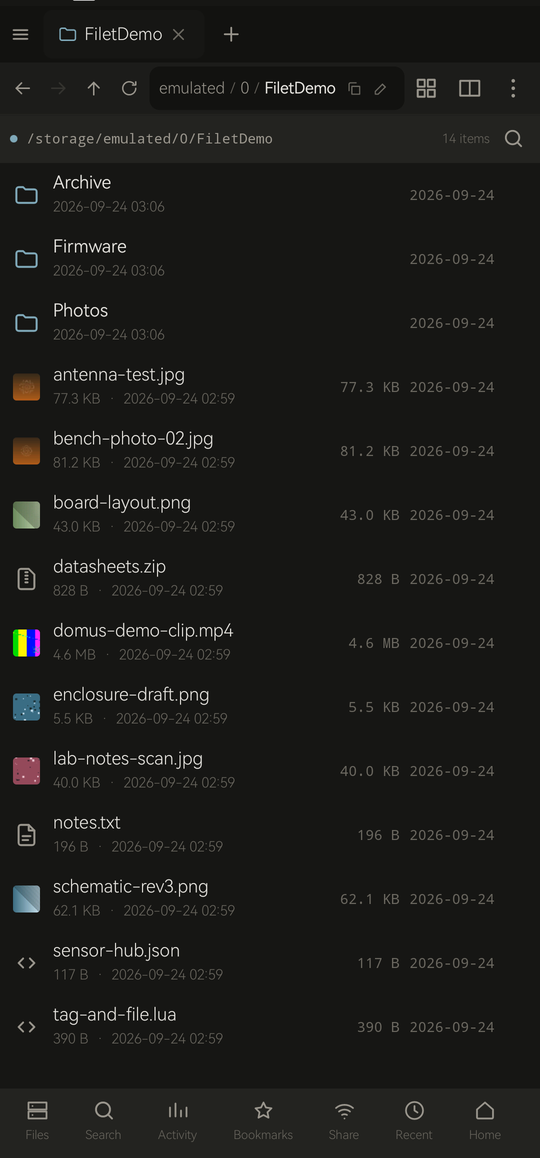
#> input picture docs/screenshots/02-browse.png, 540 x 1158 px
$ python make-glimpse.py
#> lines starting #> are read from the running program, lines starting #| are printed output that depends on the picture; after the words box and inside, x2 and y2 are one past the last pixel; in counts of white or black regions, pixels touching at a corner belong together
#!/usr/bin/env python
"""
Compose the README's banner out of the screenshots in docs/screenshots.

## Why this is a tool and not a one-off

The glimpse strip went stale and stayed stale for several rounds. `check-glimpse` reported it
every time and it was skipped every time, because fixing it meant re-shooting the screens AND
then rebuilding a hand-assembled image - and the second half is the part that quietly made the
first half not worth starting. A strip nobody can rebuild in one command is a strip that goes
stale again the week after it is made.

So: re-shoot into `docs/screenshots/`, run this, commit. `check-glimpse` refuses a banner that
is older than a screenshot it was built from, so the second step cannot be forgotten.

    python tools/make-glimpse.py

## What it draws

A wide hero in the app's own dark palette: the mark and the promise on the left, five phone
frames arced across the right. Straight frames rather than rotated ones - a tilted screenshot
reads as a stock template, and the content is the thing being sold.

Everything is derived from `SHOTS` below. Adding a screen is one line there.
"""
import math
import os
import sys
from PIL import Image, ImageDraw, ImageFilter, ImageFont

ROOT = os.path.dirname(os.path.dirname(os.path.abspath(__file__)))
SHOTS_DIR = os.path.join(ROOT, "docs", "screenshots")
ICON = os.path.join(ROOT, "docs", "icon.png")
OUT = os.path.join(ROOT, "docs", "glimpse.png")

# The app's own dark palette, from ui/theme/Slate.kt. Kept in sync by hand and asserted
# against that file below, because a banner in the wrong colours is worse than no banner.
BG = (0x16, 0x16, 0x14)
SURFACE = (0x1C, 0x1C, 0x1A)
LINE = (0x2E, 0x2E, 0x2A)
FG = (0xE8, 0xE6, 0xE1)
FG2 = (0x9A, 0x96, 0x8D)
FG3 = (0x6B, 0x68, 0x60)
ACCENT = (0x7F, 0xA8, 0xB8)
ACCENT_DIM = (0x31, 0x43, 0x4B)

W, H = 2560, 1200

#: The screens the banner shows, in the order they are arced.
#:
#: Three, not five. A banner is read at about a third of its own width once a README scales it
#: to the column, and at that size the words have to be big - which means the fan has to leave
#: room for them. Two more phones mostly hidden behind the others bought nothing and cost the
#: text the space it needed to be legible.
SHOTS = [
    "02-browse.png",
    "01-home.png",
    "10-metadata.png",
]

#: The four pillars, named, each with the thing that makes it true.
#:
#: The same four the repository description names and in the same order, so the banner and the
#: About field are one message rather than two. The word on the left is the claim; the line
#: beside it is what a reader can go and check, which is the only reason the claim is allowed
#: to be an abstract noun at all.
#: Ordered long, short, long, short so the left column alternates instead of stacking its two
#: eleven-letter words on top of each other - and, read down, it is also the order the work
#: happens in: find it, do something to it, whatever it turns out to be, send it on.
#:
#: Every proof is one verb phrase of about the same length. They were four different shapes
#: before - a noun triplet, a noun phrase, two verbs, a preposition - which is why the right
#: column read as four unrelated sentences rather than as a set.
PILLARS = [
    ("Convenience", "search the whole device in milliseconds"),
    ("Power", "edit inside archives, APKs and dex"),
    ("Versatility", "open any archive, any drive, any format"),
    ("Sharing", "send to any browser, nothing installed"),
]

#: Rings and arrows drawn onto a copy of a single screenshot, for the detail strip.
#:
#: **Not onto the banner.** A banner points at nothing: it is the first thing anybody sees and
#: its job is to look like the product, not to teach. Annotation belongs on the shots further
#: down, where somebody is already reading and a pointer answers a question they now have.
#:
#: Each box is in fractions of the SCREENSHOT rather than in pixels, so it survives the shot
#: being re-taken at another size.
CALLOUTS = {
    "01-home.png": [
        {
            "box": (0.512, 0.286, 0.964, 0.395),
            "label": "your PC, mounted as a drive",
            "side": "left",
        },
    ],
}

#: The category, said small, because the headline below no longer says it.
#:
#: A flagship page states what the thing IS in an eyebrow and spends the headline on what it
#: does for you. Dropping the eyebrow and letting the headline carry both is what produced "A
#: file manager that does real work" - a sentence that names the category twice over and
#: promises nothing a competitor would not also claim.
EYEBROW = "ANDROID FILE MANAGER"

#: The four pillars, named, each with the thing that makes it true.
#:
#: The same four the repository description names and in the same order, so the banner and the
#: About field are one message rather than two. The word on the left is the claim; the line
#: beside it is what a reader can go and check, which is the only reason the claim is allowed
#: to be an abstract noun at all.
#: Ordered long, short, long, short so the left column alternates instead of stacking its two
#: eleven-letter words on top of each other - and, read down, it is also the order the work
#: happens in: find it, do something to it, whatever it turns out to be, send it on.
#:
#: Every proof is one verb phrase of about the same length. They were four different shapes
#: before - a noun triplet, a noun phrase, two verbs, a preposition - which is why the right
#: column read as four unrelated sentences rather than as a set.
PILLARS = [
    ("Convenience", "search the whole device in milliseconds"),
    ("Power", "edit inside archives, APKs and dex"),
    ("Versatility", "open any archive, any drive, any format"),
    ("Sharing", "send to any browser, nothing installed"),
]

#: Rings and arrows drawn onto a copy of a single screenshot, for the detail strip.
#:
#: **Not onto the banner.** A banner points at nothing: it is the first thing anybody sees and
#: its job is to look like the product, not to teach. Annotation belongs on the shots further
#: down, where somebody is already reading and a pointer answers a question they now have.
#:
#: Each box is in fractions of the SCREENSHOT rather than in pixels, so it survives the shot
#: being re-taken at another size.
CALLOUTS = {
    "01-home.png": [
        {
            "box": (0.512, 0.286, 0.964, 0.395),
            "label": "your PC, mounted as a drive",
            "side": "left",
        },
    ],
}

#: The category, said small, because the headline below no longer says it.
#:
#: A flagship page states what the thing IS in an eyebrow and spends the headline on what it
#: does for you. Dropping the eyebrow and letting the headline carry both is what produced "A
#: file manager that does real work" - a sentence that names the category twice over and
#: promises nothing a competitor would not also claim.
EYEBROW = "ANDROID FILE MANAGER"

#: The headline: four verbs, which are the four things anybody does to a file.
#:
#: They are the same four the repository description names, in the same order - find, open,
#: change, send - so the promise and the proof underneath it line up one to one.
#:
#: No comparison in it, deliberately. Two earlier versions defined the app against a laptop
#: ("without reaching for a PC"), and a product that introduces itself by naming what it is not
#: has conceded the frame before it has said what it does.
TAGLINE = [
    "Find it. Open it.",
    "Change it. Send it.",
]

FONTS = os.path.join(
    os.environ.get("LOCALAPPDATA", ""), "Microsoft", "Windows", "Fonts"
)


#: Family and weight to the file that actually holds it.
#:
#: These are static instances, not variable fonts - asking one to set a weight axis raises and
#: the earlier version swallowed that, so every line on the banner rendered in Regular however
#: heavy it asked to be. A headline in the body weight is most of what made the type look
#: cheap, and it was invisible because the code said SemiBold.
FACES = {
    ("Fraunces", "Regular"): "Fraunces-0.ttf",
    ("Fraunces", "Bold"): "Fraunces-1.ttf",
    ("Fraunces", "Black"): "Fraunces-2.ttf",
    ("Inter", "Regular"): "Inter-0.ttf",
    ("Inter", "SemiBold"): "Inter-1.ttf",
    ("Inter", "ExtraBold"): "Inter-2.ttf",
    ("Inter", "Black"): "Inter-3.ttf",
}


def font(family, size, weight="Regular"):
    """Load one face. An unknown family or weight is a mistake worth stopping on, not guessing."""
    name = FACES.get((family, weight))
    if name is None:
        sys.exit("no face for %s %s - see FACES" % (family, weight))
    for folder in (FONTS, r"C:\Windows\Fonts"):
        path = os.path.join(folder, name)
        if os.path.exists(path):
            return ImageFont.truetype(path, size)
    sys.exit("%s is not installed; install it or change FACES" % name)


# [11 lines left out: function spaced, not called in this run]


def rounded_mask(size, radius):
    m = Image.new("L", size, 0)
    ImageDraw.Draw(m).rounded_rectangle([0, 0, size[0] - 1, size[1] - 1], radius, fill=255)
    return m


def shadow(size, radius, blur, spread):
    """A soft drop shadow for a rounded rectangle, as its own RGBA layer."""
    pad = blur * 3
    layer = Image.new("RGBA", (size[0] + pad * 2, size[1] + pad * 2), (0, 0, 0, 0))
    ImageDraw.Draw(layer).rounded_rectangle(
        [pad - spread, pad - spread, pad + size[0] + spread, pad + size[1] + spread],
        radius + spread,
        fill=(0, 0, 0, 165),
    )
    return layer.filter(ImageFilter.GaussianBlur(blur)), pad


def phone(shot_path, height):
    """
    One screenshot in a device frame.

    The frame is a hairline rather than a drawn handset: a fake bezel with a fake notch dates
    the image to whatever phone was current, and the screenshot is what anybody is looking at.
    """
#> called with shot_path = 'docs/screenshots/02-browse.png', height = 880
    shot = Image.open(shot_path).convert("RGB")
#> shot is the input picture: PIL image 540x1158 RGB; mean R, G, B 27.6, 27.5, 25.2
    bezel = max(8, height // 90)
    inner_h = height - bezel * 2
    inner_w = round(shot.width * inner_h / shot.height)
    shot = shot.resize((inner_w, inner_h), Image.LANCZOS)
#> shot: PIL image 402x862 RGB
    w, h = inner_w + bezel * 2, height
    radius = round(height * 0.055)

    frame = Image.new("RGBA", (w, h), (0, 0, 0, 0))
#> frame: PIL image 420x880 RGBA; every value is 0
    draw = ImageDraw.Draw(frame)
    draw.rounded_rectangle([0, 0, w - 1, h - 1], radius, fill=SURFACE + (255,), outline=LINE + (255,), width=2)
    inner_mask = rounded_mask((inner_w, inner_h), max(2, radius - bezel))
#> in rounded_mask, `ImageDraw.Draw(m).rounded_rectangle([0, 0, size[0] - 1, size[1] - 1], ..`:
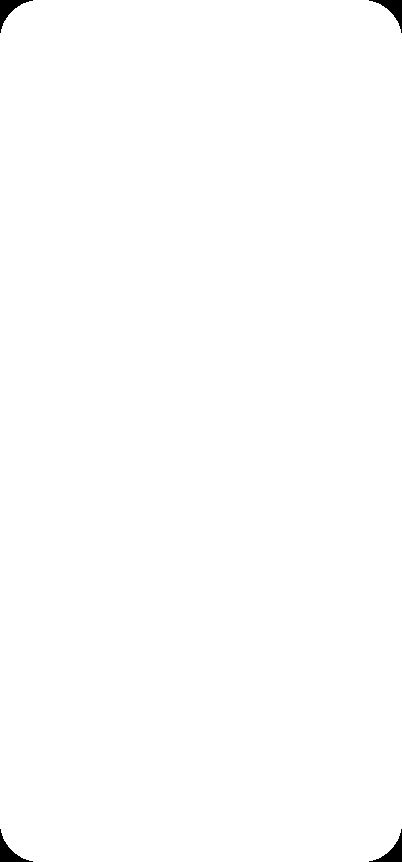
#> m: PIL image 402x862 L; 99.6% white; 4 black regions, box (x1, y1, x2, y2) and area: (0, 0, 33, 33) 338, (369, 0, 402, 33) 338, (0, 829, 33, 862) 338, (369, 829, 402, 862) 338
    frame.paste(shot, (bezel, bezel), inner_mask)
    # A hairline of accent just inside the bezel, which is what stops the screenshot from
    # looking pasted onto a grey rectangle.
    draw.rounded_rectangle(
        [bezel - 1, bezel - 1, w - bezel, h - bezel],
        max(2, radius - bezel) + 1,
        outline=ACCENT_DIM + (170,),
        width=2,
    )
    # A light rim on the outside. Without it a near-black frame on a near-black ground has no
    # edge at all, and five of them overlapping read as one dark smear.
    draw.rounded_rectangle([0, 0, w - 1, h - 1], radius, outline=(0x4A, 0x47, 0x42, 255), width=2)
    return frame


def recede(frame, amount):
    """
    Push a frame back by dimming it toward the ground colour.

    Overlapping frames at identical brightness have no depth order, so the eye reads the pile
    as flat clutter rather than as a fan with a front.
    """
    if amount <= 0:
        return frame
    wash = Image.new("RGBA", frame.size, BG + (round(255 * amount),))
    out = Image.alpha_composite(frame, wash)
    out.putalpha(frame.getchannel("A"))
    return out


# [9 lines left out: function chip, not called in this run]


def glow(size, centre, radius, colour, strength):
    """A soft radial wash, built by blurring a filled circle."""
    layer = Image.new("RGBA", size, (0, 0, 0, 0))
    d = ImageDraw.Draw(layer)
    d.ellipse(
        [centre[0] - radius, centre[1] - radius, centre[0] + radius, centre[1] + radius],
        fill=colour + (strength,),
    )
    return layer.filter(ImageFilter.GaussianBlur(radius // 2))


# [88 lines left out: functions annotate, write_callouts, not called in this run]


def check_palette():
    """
    Assert the colours here are still the app's.

    The banner is a claim about what the app looks like, so it is the same kind of claim as
    anything else in the README and gets the same treatment: checkable, or it drifts.
    """
    slate = os.path.join(
        ROOT, "app", "src", "main", "java", "dev", "niccc2007", "filet", "ui", "theme", "Slate.kt"
    )
    if not os.path.exists(slate):
        return
    src = open(slate, encoding="utf-8").read()
    for name, rgb in (("BgD", BG), ("SurfaceD", SURFACE), ("LineD", LINE),
                      ("FgD", FG), ("AccentD", ACCENT), ("AccentDimD", ACCENT_DIM)):
        want = "val %s = Color(0xFF%02X%02X%02X)" % (name, rgb[0], rgb[1], rgb[2])
        if want not in src:
            sys.exit(
                "The banner's palette has drifted from the app's.\n"
                "  Slate.kt no longer contains: %s\n"
                "  Update the constants at the top of this file to match." % want
            )


def main():
    check_palette()
    missing = [s for s in SHOTS if not os.path.exists(os.path.join(SHOTS_DIR, s))]
    if missing:
        sys.exit("missing screenshots: " + ", ".join(missing))

    img = Image.new("RGB", (W, H), BG)

    # Two washes: one warm low-left so the ground is not flat, one accent behind the phones.
    img.paste(
        Image.alpha_composite(img.convert("RGBA"), glow((W, H), (260, H + 100), 820, (104, 80, 56), 74)).convert("RGB"),
        (0, 0),
    )
    img.paste(
        Image.alpha_composite(img.convert("RGBA"), glow((W, H), (1720, 470), 860, ACCENT, 74)).convert("RGB"),
        (0, 0),
    )

    draw = ImageDraw.Draw(img)

    # ── the phones, arced, outside first so the centre lands on top ───────────────────────
    height = 880
    frames = [phone(os.path.join(SHOTS_DIR, s), height) for s in SHOTS]
#> call 2 of phone, with shot_path = 'docs/screenshots/01-home.png', height = 880
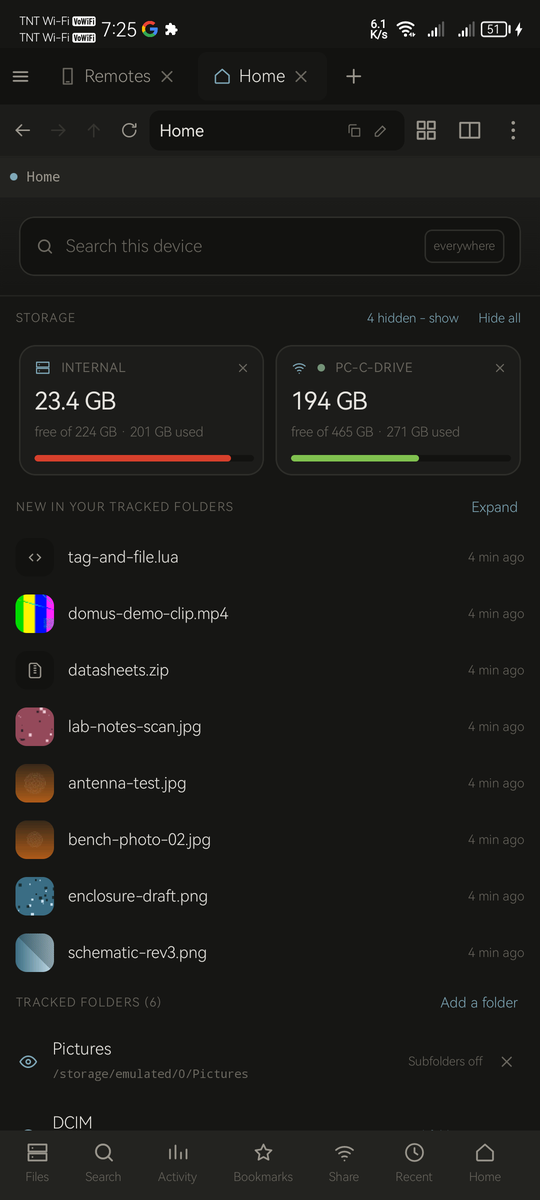
#> input picture docs/screenshots/01-home.png, 540 x 1200 px
#> in phone, shot is the input picture: PIL image 540x1200 RGB; mean R, G, B 28.2, 27.8, 25.4
#> call 3 of phone, with shot_path = 'docs/screenshots/10-metadata.png', height = 880
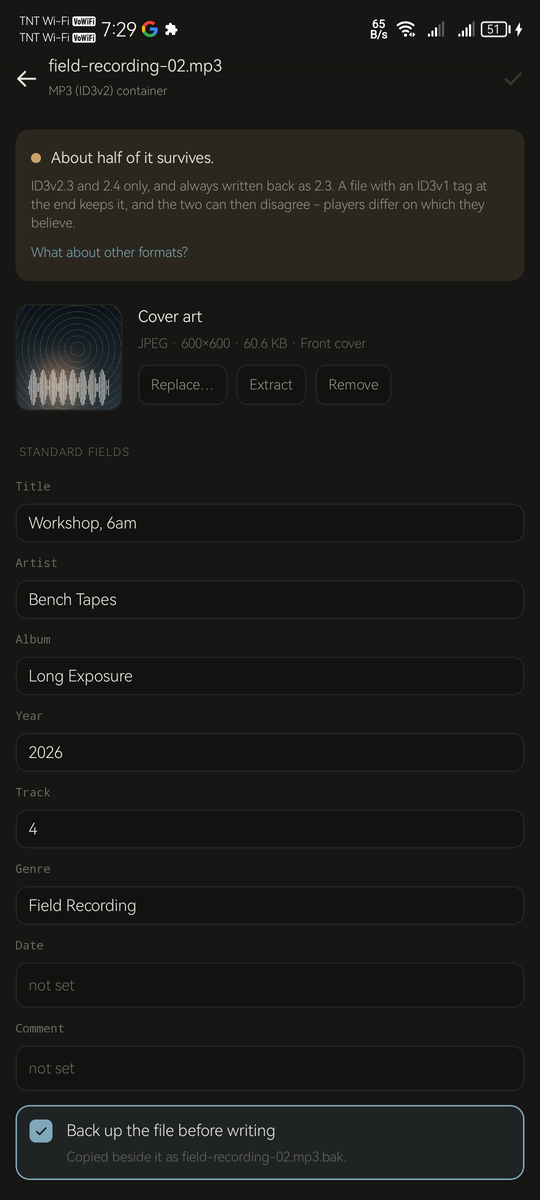
#> input picture docs/screenshots/10-metadata.png, 540 x 1200 px
#> in phone, shot is the input picture: PIL image 540x1200 RGB; mean R, G, B 27.3, 27.3, 24.7
#> in phone (call 3), `frame.paste(shot, (bezel, bezel), inner_mask)`:
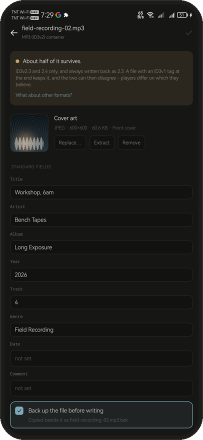
#> frame: PIL image 406x880 RGBA (shown at 1/2 size); mean R, G, B, A 27.5, 27.4, 24.9, 253.5; transparent parts drawn white
    overlap = 0.74
    step = round(frames[0].width * overlap)
    total = frames[0].width + step * (len(frames) - 1)
#> total = 1042
    left = W - 110 - total
#> left = 1408
    base = (H - height) // 2 - 16
    lift = [74, 0, 74]
    order = [0, 2, 1]
    # Dimmer the further from the middle, so the fan has a front and a back.
    dim = [0.26, 0.0, 0.26]
    for i in order:
        frames[i] = recede(frames[i], dim[i])
        x = left + step * i
        y = base + lift[i]
        sh, pad = shadow(frames[i].size, round(height * 0.055), 26, 4)
        img.paste(
            Image.alpha_composite(img.crop((x - pad, y - pad, x - pad + sh.width, y - pad + sh.height)).convert("RGBA"), sh).convert("RGB"),
            (x - pad, y - pad),
        )
        img.paste(frames[i], (x, y), frames[i])
#> this loop made 3 passes
#> x on passes 1 to 3: 1408, 2030, 1719
#> pass 1, in recede, `out = Image.alpha_composite(frame, wash)`:
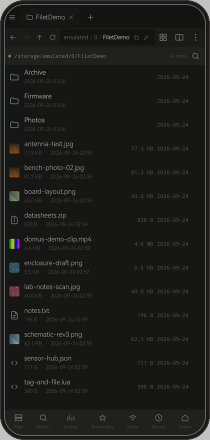
#> out: PIL image 420x880 RGBA (shown at 1/2 size); mean R, G, B, A 26.8, 26.9, 24.7, 253.1; transparent parts drawn white
#> pass 1, in main, `sh, pad = shadow(frames[i].size, round(height * 0.055), 26, 4)`:
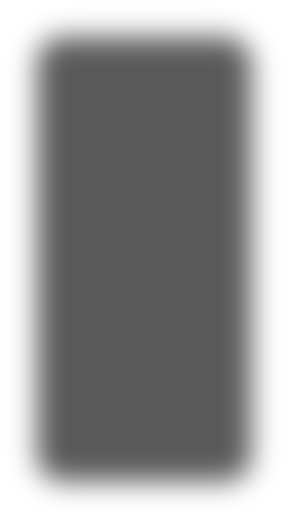
#> sh: PIL image 576x1036 RGBA (shown at 1/2 size); mean R, G, B, A 0, 0, 0, 104.8; transparent parts drawn white
#> after the loop:
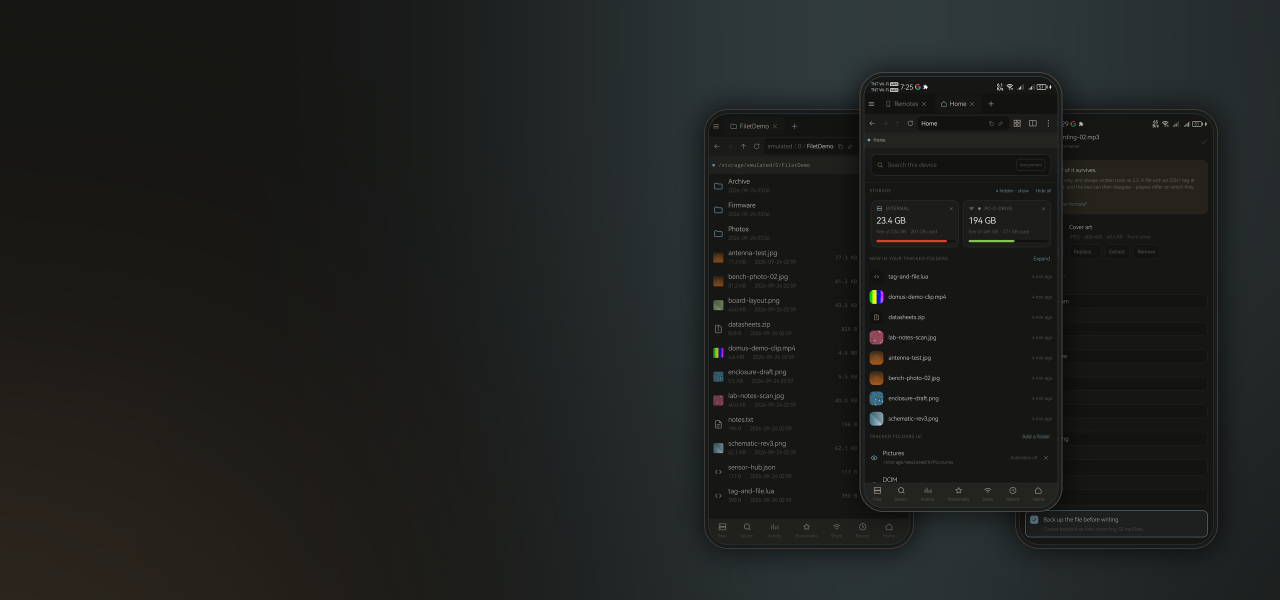
#> img: PIL image 2560x1200 RGB (shown at 1/2 size); mean R, G, B 30.2, 31.7, 30
#> after the loop, frames = 3 items

    # ── the left block ───────────────────────────────────────────────────────────────────
    x = 150
    y = 196
    title = font("Fraunces", 150, "Bold")
    if os.path.exists(ICON):
        icon = Image.open(ICON).convert("RGBA").resize((116, 116), Image.LANCZOS)
        img.paste(icon, (x, y + 36), icon)
        draw.text((x + 150, y), "Filet", font=title, fill=FG)
    else:
        draw.text((x - 6, y), "Filet", font=title, fill=FG)
    y += 206

    draw.rounded_rectangle([x, y, x + 128, y + 7], 4, fill=ACCENT)
    y += 52

    eyebrow = font("Inter", 31, "SemiBold")
    spaced(draw, (x + 1, y), EYEBROW, eyebrow, FG3, 4.2)
    y += 94

    # The pillars, hung off a shared vertical axis: the claims end where the proofs begin.
    #
    # Right-aligning the left column is the whole of the layout. Set flush left, four words of
    # five to eleven letters leave a ragged gutter down the middle of the block and the rows
    # stop looking related; hung off one axis they read as a table somebody drew on purpose.
    name = font("Inter", 42, "SemiBold")
    proof = font("Inter", 39, "Regular")
    axis = x + 300
    for i, (word, line) in enumerate(PILLARS):
        if i:
            # A hairline between rows rather than a box around the block. It separates without
            # enclosing, so the list stays part of the page instead of becoming a card on it.
            draw.line([(x, y - 26), (axis + 800, y - 26)], fill=LINE, width=2)
        draw.text((axis - draw.textlength(word, font=name), y), word, font=name, fill=ACCENT)
        draw.text((axis + 46, y + 3), line, font=proof, fill=FG2)
        y += 90
    y += 44

    foot = font("Inter", 34, "Regular")
    draw.text((x, y), "GPL-3.0  \u00b7  Android 8.0+  \u00b7  no ads, no accounts, no telemetry",
              font=foot, fill=FG3)

    img.save(OUT, optimize=True)
    for name in write_callouts():
        print("annotated docs/screenshots/callouts/%s" % name)
    size_kb = os.path.getsize(OUT) // 1024
    print("wrote %s  (%dx%d, %d KB, %d screens)" % (
        os.path.relpath(OUT, ROOT).replace("\\", "/"), W, H, size_kb, len(SHOTS)))


if __name__ == "__main__":
#> (the run stopped early here; a loop or call above may not have finished)
